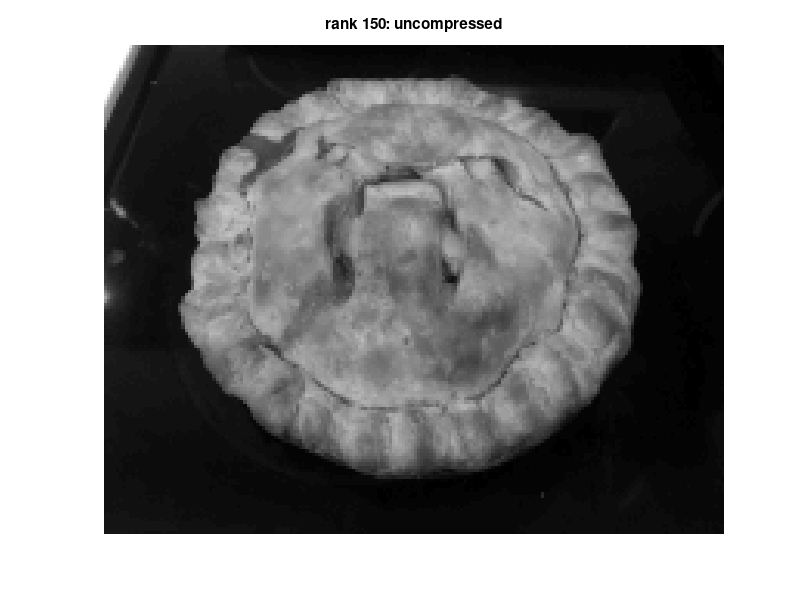
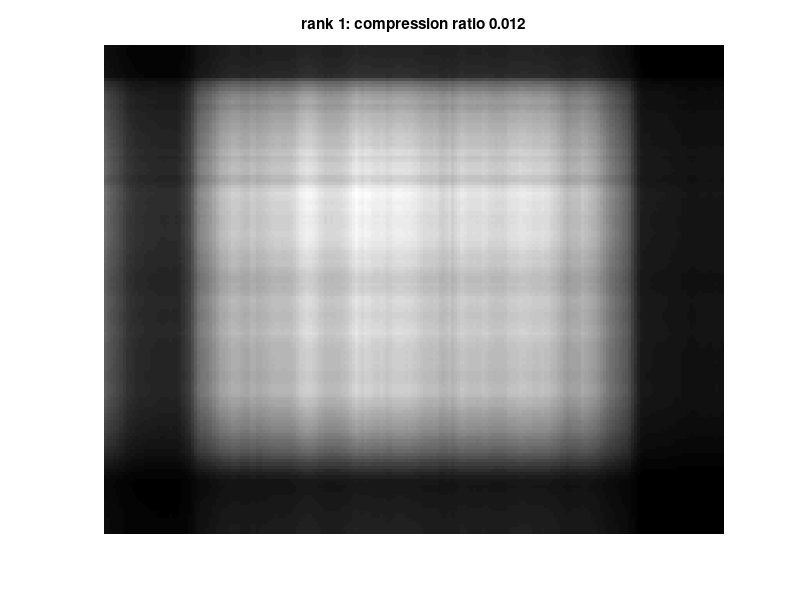
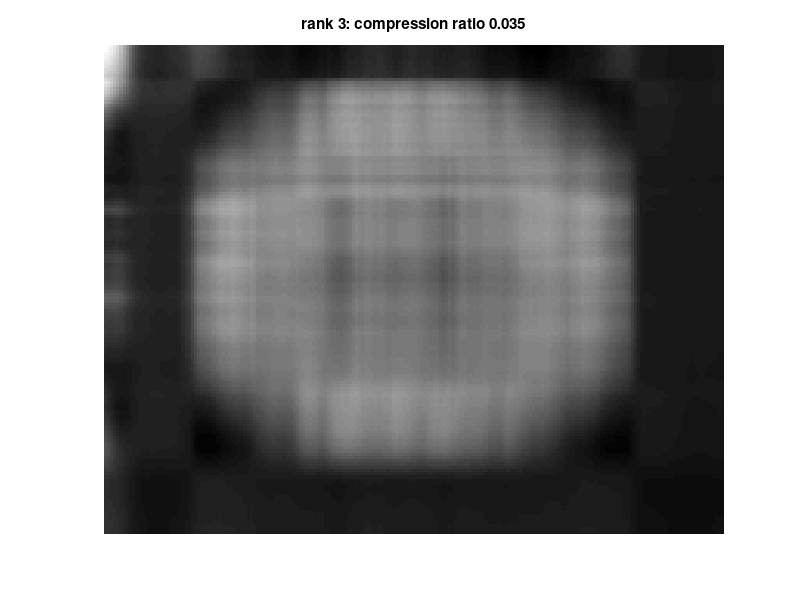
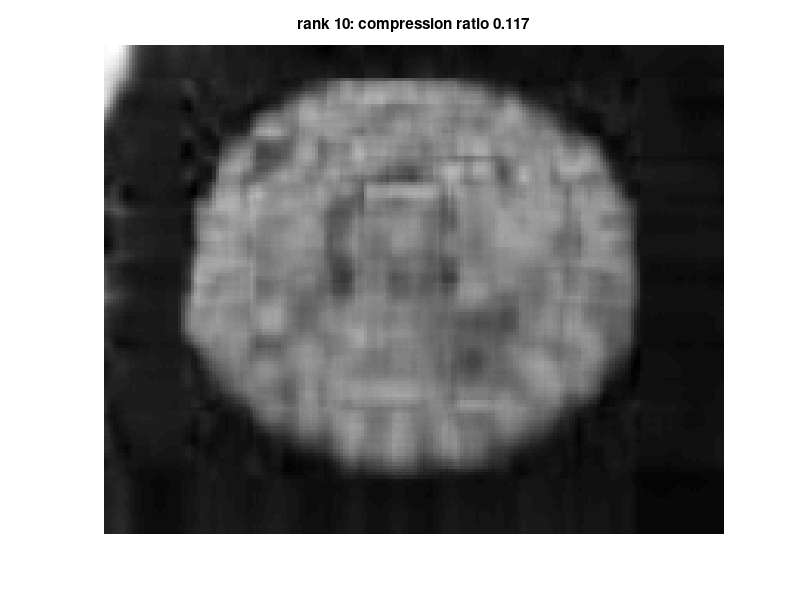

MATLAB code for these plots, in order:
% PIECOMPRESS  Read PIE.MAT and compress this monochrome image using
% the SVD.

load pie.mat    % >> whos   --> observe that A is 150 x 200 array

% original image
figure(1)
colormap('gray'),  imagesc(A),  axis off
rank(A)
title('rank 150: uncompressed')
[m, n] = size(A);
sizeA = m * n;    % number of entries in A

% compute SVD
[U, S, V] = svd(A);

% show rank k approximations
for k = [1 3 10 20]
    figure
    Ak = U(:,1:k) * S(1:k,1:k) * V(:,1:k)';
    colormap('gray'),  imagesc(Ak),  axis off
    ratio = (m*k + n*k + k) / sizeA;
    title(sprintf('rank %d: compression ratio %.3f', k, ratio))
end
